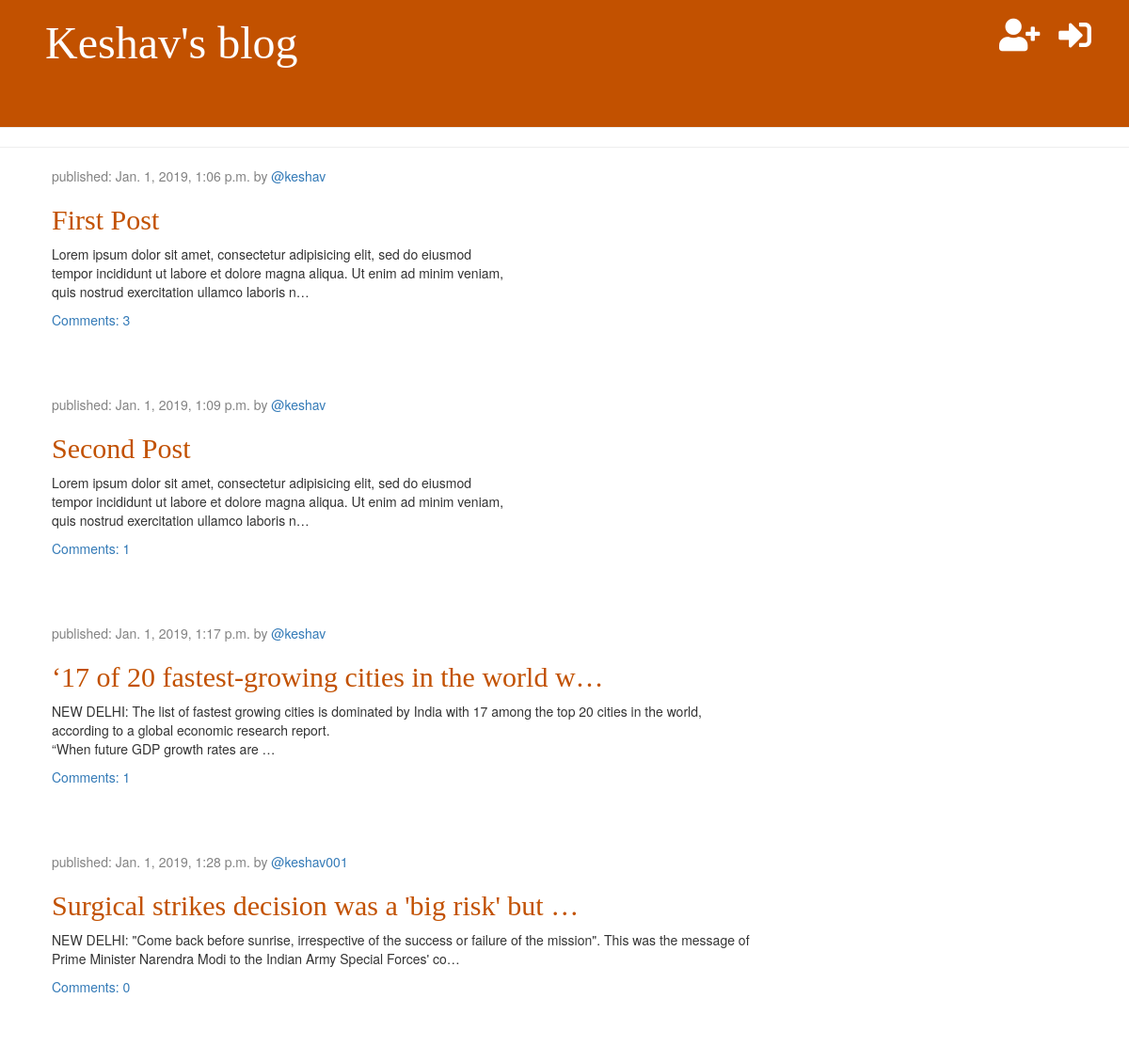
The page / on the database its author committed.
### mysite/models.py (models this page shows, shortened)
class Post(models.Model):
	author = models.ForeignKey(settings.AUTH_USER_MODEL,on_delete=models.CASCADE)
	title = models.CharField(max_length = 256)
	text = models.TextField()
	created_date = models.DateTimeField(default = timezone.now)
	published_date = models.DateTimeField(blank = True,null = True)

### mysite/views.py (the view)
# urls.py: path('',views.post_list,name='post_list'),
def post_list(request):
    posts = Post.objects.filter(published_date__lte = timezone.now()).order_by('published_date')
    comment_and_posts = []
    for post in posts:
        comment_and_posts.append([post,len(Comment.objects.filter(post_id = post.id))])
    return render(request,'mysite/post_list.html',{'comment_and_posts':comment_and_posts})

### mysite/templates/mysite/post_list.html
{% extends 'mysite/base.html' %}
{% block content %}
{% for post,comments_count in comment_and_posts %}
	<div class="post">
		<div class="date">
			<p>published: {{ post.published_date }} by <a href="{% url 'profile_view' username=post.author.username %}">@{{post.author}}</a></p>
		</div>
		<h2><a href="{% url 'post_detail' pk=post.pk %}">{{ post.title|truncatechars:48 }}</a></h2>
		<p>{{ post.text|linebreaksbr|truncatechars:200}}</p>
		 <a href="{% url 'post_detail' pk=post.pk %}">Comments: {{ comments_count }} </a>
	</div>
{% endfor %}
{% endblock %}

### mysite/templates/mysite/base.html (shortened to what this page needs)
{% load static %}
<html>
    <head>
        <link rel="stylesheet" href="//maxcdn.bootstrapcdn.com/bootstrap/3.2.0/css/bootstrap.min.css">
        <link rel="stylesheet" href="//maxcdn.bootstrapcdn.com/bootstrap/3.2.0/css/bootstrap-theme.min.css">
        <link rel="stylesheet" href="https://use.fontawesome.com/releases/v5.6.3/css/all.css">
        <link rel="stylesheet" href="{% static 'css/mysite.css' %}">
    </head>
    <body>
        <div class="page-header" style="min-height:17vh;">
            {% if user.is_authenticated %}
                <a href="{% url 'post_new' %}" class="top-menu"><span class="glyphicon glyphicon-plus"></span></a>
                <a href="{% url 'post_draft_list' username=user.username %}" class="top-menu"><span class="glyphicon glyphicon-edit"></span></a>
                <a href="{% url 'logout' %}" class="top-menu"><i class="fas fa-sign-out-alt fa-1x"></i></a>
                <a href="{% url 'profile_edit' %}" class="top-menu"><i class="fas fa-user-edit fa-1x"></i></a>
                <a href="{% url 'profile_view' username=user.username %}" class="top-menu"><i class="fas fa-user fa-1x"></i></a>
            {% else %}
                    <a href="{% url 'login' %}" class="top-menu"><i class="fas fa-sign-in-alt fa-1x"></i></span></a>
                    <a href="{% url 'signup' %}" class="top-menu"><i class="fas fa-user-plus fa-1x"></i></a>
            {% endif %}
            <h1 align="left" style="padding-left:4vw;margin:0px;"><a href="/">Keshav's blog</a></h1>
        </div>
        <hr>
        <div class="content container">
		    <div class="row">
		        <div class="col-md-8">
		        {% block content %}
		        {% endblock %}
		        </div>
		    </div>
		</div>
    </body>
</html>

### mysite/static/css/mysite.css (style rules this page uses)
h1 a, h2 a { color: #C25100; font-family: 'Lobster'; }
.page-header { background-color: #C25100; margin-top:0; padding:20px 20px 20px 40px; padding-left:0px; }
.page-header h1, .page-header h1 a, .page-header h1 a:visited,.page-header h1 a:active { color:#ffffff; font-size:36pt; text-decoration: none; }
.content { margin-left: 40px; }
h1, h2, h3, h4 { font-family: 'Lobster', cursive; }
.date { color: #828282; }
.top-menu, .top-menu:hover, .top-menu:visited { color: #ffffff; float: right; font-size: 26pt; margin-right: 20px; }
.post { margin-bottom: 70px; }

### rows shown on the page
Post: published_date "Jan. 1, 2019, 1:06 p.m.", author "keshav", title "First Post", text "Lorem ipsum dolor sit amet, consectetur adipisicing elit, sed do eiusmod tempor incididunt ut labore et dolore magna aliqua. Ut enim ad minim veniam, quis nostrud exercitation ullamco laboris n…", comments_count "3"
Post: published_date "Jan. 1, 2019, 1:09 p.m.", author "keshav", title "Second Post", text "Lorem ipsum dolor sit amet, consectetur adipisicing elit, sed do eiusmod tempor incididunt ut labore et dolore magna aliqua. Ut enim ad minim veniam, quis nostrud exercitation ullamco laboris n…", comments_count "1"
Post: published_date "Jan. 1, 2019, 1:17 p.m.", author "keshav", title "‘17 of 20 fastest-growing cities in the world w…", text "NEW DELHI: The list of fastest growing cities is dominated by India with 17 among the top 20 cities in the world, according to a global economic research report. “When future GDP growth rates are …", comments_count "1"
Post: published_date "Jan. 1, 2019, 1:28 p.m.", author "keshav001", title "Surgical strikes decision was a 'big risk' but …", text "NEW DELHI: \"Come back before sunrise, irrespective of the success or failure of the mission\". This was the message of Prime Minister Narendra Modi to the Indian Army Special Forces' co…", comments_count "0"
